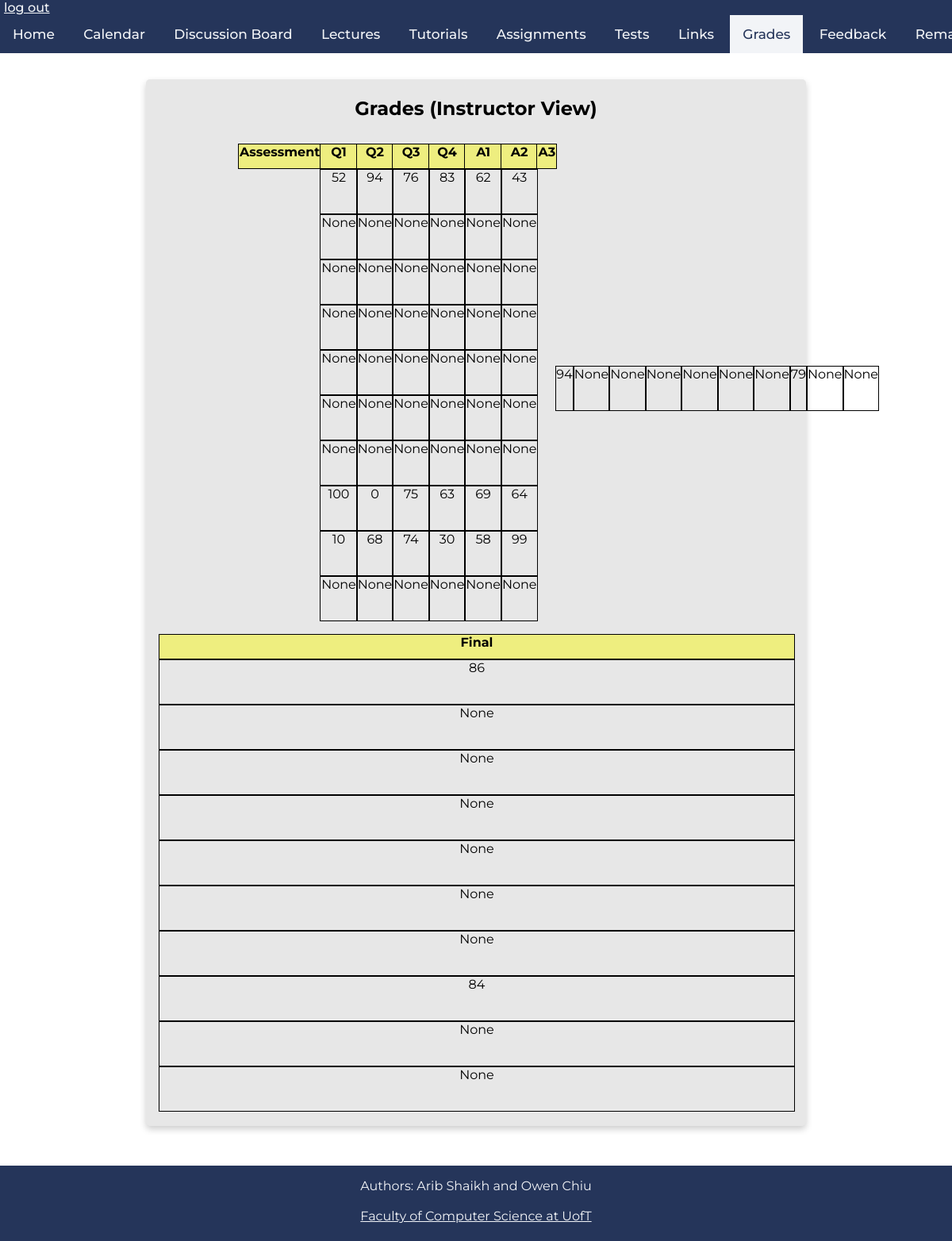
Page /grades (signed in) on the earlier database version.
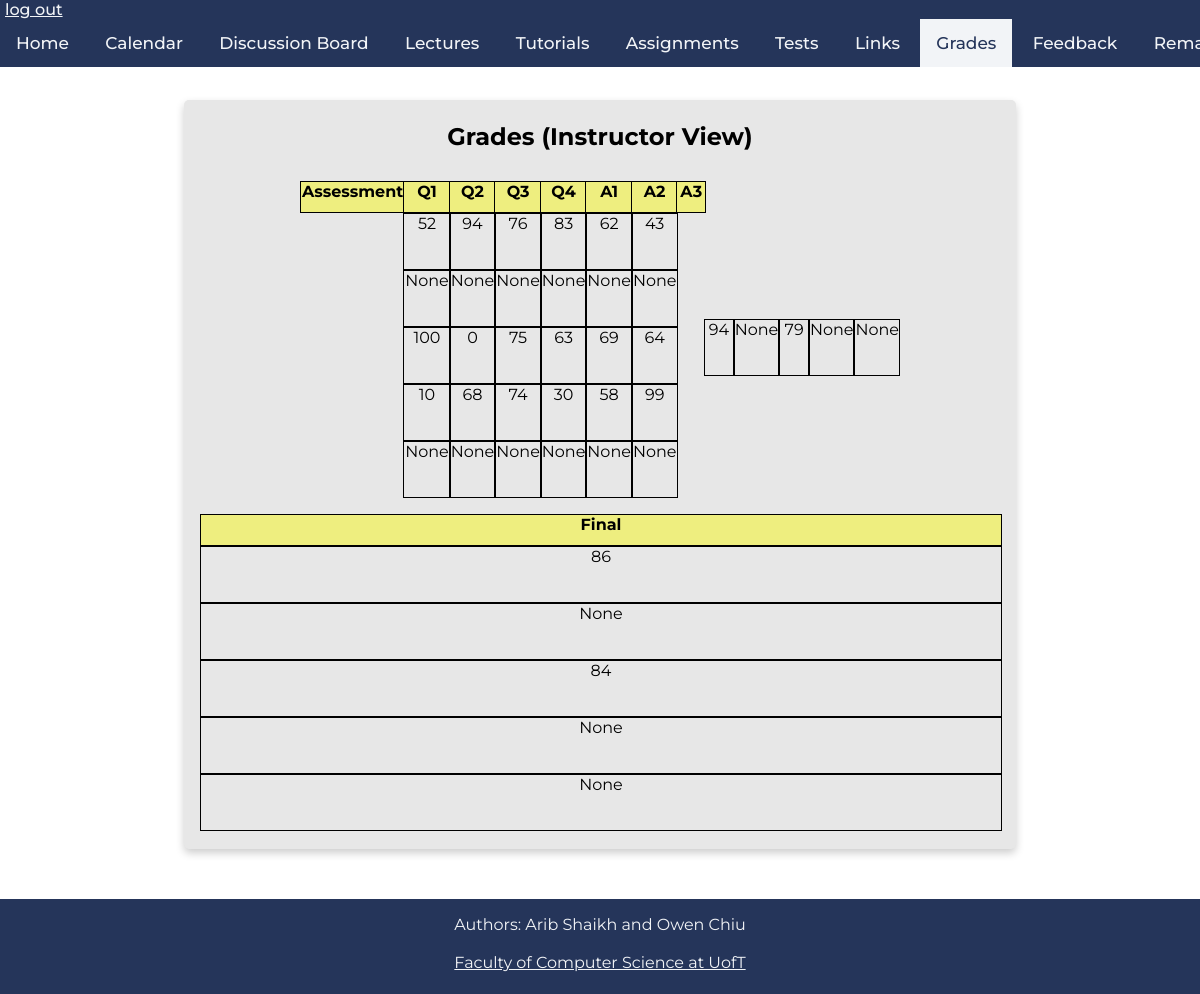
Same page on the later database version.
### tables this page shows
CREATE TABLE students(
	username VARCHAR(256) NOT NULL PRIMARY KEY,
	password VARCHAR(256) NOT NULL,
	sessionn VARCHAR(256)
	);

### app.py (the view)
@app.route('/grades')
def retrieveGrades():
	if 'username' in session:
		student_session = session.get('student')
		instructor_session = session.get('instructor')
		db = get_db()
		db.row_factory = make_dicts
		if student_session:
			student_grades = query_db(
				"SELECT mark_id, mark FROM marks WHERE username = ?",[session['username']] , one=False)
			db.close()
			return render_template("grades.html", student_grades = student_grades)
		if instructor_session:
			instructor_grades = query_db(
				"select s.username,	sum(case when m.mark_id = 'Q1' then m.mark end) Q1,	sum(case when m.mark_id = 'Q2' then m.mark end) Q2,	sum(case when m.mark_id = 'Q3' then m.mark end) Q3,	sum(case when m.mark_id = 'Q4' then m.mark end) Q4,	sum(case when m.mark_id = 'A1' then m.mark end) A1,	sum(case when m.mark_id = 'A2' then m.mark end) A2,	sum(case when m.mark_id = 'A3' then m.mark end) A3,	sum(case when m.mark_id = 'Final' then m.mark end) Final from students s left outer join marks m on m.username=s.username group by s.username", one=False)
			db.close()
			return render_template("grades.html", instructor_grades = instructor_grades)
	return render_template("grades.html")

### app.py (called while the page is built)
def get_db():
    db = getattr(g, '_database', None)
    if db is None:
        db = g._database = sqlite3.connect(DATABASE)
    return db

def make_dicts(cursor, row):
    return dict((cursor.description[idx][0], value)
                for idx, value in enumerate(row))

def query_db(query, args=(), one=False):
    cur = get_db().execute(query, args)
    rv = cur.fetchall()
    cur.close()
    return (rv[0] if rv else None) if one else rv

@app.teardown_appcontext
def close_connection(exception):
    db = getattr(g, '_database', None)
    if db is not None:
        db.close()

### templates/grades.html (shortened to what this page needs)
<!DOCTYPE html>
<html>
    <head>
        <link rel="stylesheet" href="../static/css/main.css" />
        <link rel="stylesheet" href="../static/css/grades.css" />
        <link rel="stylesheet" href="../static/css/navbar_footer.css" />
    </head>
    <body>
        <div class="navbar">
            <a class="logout" href="./logout">log out</a>
            <div class="links">
                <a href="./">Home</a>
                <a href="./calendar">Calendar</a>
                <a href="https://piazza.com/class/kk052lckppx73x" target="_blank">Discussion Board</a>
                <a href="./lectures">Lectures</a>
                <a href="./tutorials">Tutorials</a>
                <a href="./assignments">Assignments</a>
                <a href="./tests">Tests</a>
                <a href="./links">Links</a>
                <a href="./grades" class="active-page" >Grades</a>
                <a href="./feedback">Feedback</a>
                <a href="./remark">Remark Request</a>
            </div>
        </div>
        {% if session['instructor'] %}
        <div class='Box'>
            <h2>Grades (Instructor View)</h2>
            <div class="table">
                <div class="column">
                    <div class="headerrow">Assessment</div>
                </div>
                <div class="column">
                    <div class="headerrow">Q1</div>
                    {% for grades in instructor_grades %}
                    <div class="row">{{grades['Q1']}}</div>
                    {% endfor %}
                </div>
                <div class="column">
                    <div class="headerrow">Q2</div>
                    {% for grades in instructor_grades %}
                    <div class="row">{{grades['Q2']}}</div>
                    {% endfor %}
                </div>
                <div class="column">
                    <div class="headerrow">Q3</div>
                    {% for grades in instructor_grades %}
                    <div class="row">{{grades['Q3']}}</div>
                    {% endfor %}
                </div>
                <div class="column">
                    <div class="headerrow">Q4</div>
                    {% for grades in instructor_grades %}
                    <div class="row">{{grades['Q4']}}</div>
                    {% endfor %}
                </div>
                <div class="column">
                    <div class="headerrow">A1</div>
                    {% for grades in instructor_grades %}
                    <div class="row">{{grades['A1']}}</div>
                    {% endfor %}
                </div>
                <div class="column">
                    <div class="headerrow">A2</div>
                    {% for grades in instructor_grades %}
                    <div class="row">{{grades['A2']}}</div>
                    {% endfor %}
                </div>
                <div class="column">
                    <div class="headerrow">A3</div></div>
                    {% for grades in instructor_grades %}
                    <div class="row">{{grades['A3']}}</div>
                    {% endfor %}
                </div>
                <div class="column">
                    <div class="headerrow">Final</div>
                    {% for grades in instructor_grades %}
                    <div class="row">{{grades['Final']}}</div>
                    {% endfor %}
                </div>
            </div>
        <footer>
                <p>Authors: Arib Shaikh and Owen Chiu<br>
                <br>
                <a href="https://web.cs.toronto.edu/" target="_blank">Faculty of Computer Science at UofT</a></p>
            </footer>
            {% endif %}
    </body>

### static/css/main.css (style rules this page uses)
html { font-family: 'Montserrat', sans-serif; }
body { height:100vh; margin: 0px; display:flex; flex-direction:column; text-align: center; }
.Box { background-color: rgb(231, 231, 231); display: flex; flex-direction: column; flex-grow: 1; margin:0px auto; margin-bottom: 12px; box-shadow: 0 4px 8px 0 rgba(0, 0, 0, 0.2); transition: 0.3s; border-radius: 5px; padding: 2px 16px; text-align: center; justify-content: center; align-items: center; width: 800px; }

### static/css/grades.css (style rules this page uses)
.Box { flex-grow: 0; margin-top: 100px; margin-bottom: 50px; }
.table { display: flex; margin: auto; margin-top: 10px; width: 75%; }
.column { margin-bottom: 1em; width: 100%; }
.row { border: 1px black solid; height: 55px; margin: auto; width: 100%; text-align: center; padding: 0 0; }
.headerrow { border: 1px black solid; height: 30px; margin: auto; width: 100%; text-align: center; padding: 0 0; font-weight: bold; background-color: rgb(238, 238, 127); }

### static/css/navbar_footer.css (style rules this page uses)
.navbar { background-color: #25355A; overflow: auto; white-space: nowrap; position: fixed; top: 0; font-weight: 500; width: 100%; margin-left: 0px; text-align: left; }
.logout { padding-left: 5px; padding-bottom: 5px; color:#F2F4F7 }
.links { text-align: center; }
.links a { display: inline-block; color: #F2F4F7; text-align: center; padding: 14px 16px; text-decoration: none; font-size: 17px; }
.links a.active-page { background-color: #F2F4F7; color: #25355A; }
footer { min-height:95px; margin-top: auto; text-align: center; background-color: #25355A; color: #F2F4F7; }
footer a { color: #F2F4F7; margin-bottom: 10px; }
footer p { margin-right: 0px; margin-left: 0px; }

Differences in the rows shown:
removed students: Q1 "None", Q2 "None", Q3 "None", Q4 "None", A1 "None", A2 "None", A3 "None", Final "None"
removed students: Q1 "None", Q2 "None", Q3 "None", Q4 "None", A1 "None", A2 "None", A3 "None", Final "None"
removed students: Q1 "None", Q2 "None", Q3 "None", Q4 "None", A1 "None", A2 "None", A3 "None", Final "None"
removed students: Q1 "None", Q2 "None", Q3 "None", Q4 "None", A1 "None", A2 "None", A3 "None", Final "None"
removed students: Q1 "None", Q2 "None", Q3 "None", Q4 "None", A1 "None", A2 "None", A3 "None", Final "None"
